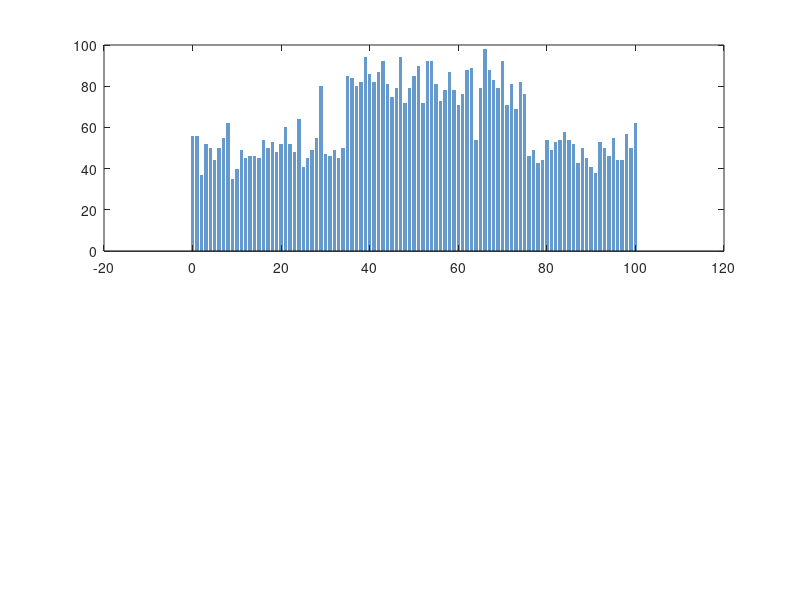

The MATLAB script that drew this image: (Note: this script raises an error after producing the figure.)
%%% Paper-2-Graph_4
clear; clc; close all;

%Input Parameter
T = 100;                  
dt = 1;                  
time = 0:dt:T;
N = length(time);


lambda_0 = 50;            % Noise EPS
lambda_A = 30;            
lambda_1 = lambda_0 + lambda_A; % Elevated EPS


P_d = 0.90;               % True Positive Rate / Sensitivity
P_fp = 0.03;              % False Positive Rate / Noise Floor

% Stackelberg Game Parameters (These are estimate values)
C_D = 15;                 % Operational Containment cost
P_E = 0.739;              % CVSS v3.1 Exploitability Probability (This was calculated using equation 1 and 2
E_L_FAIR = 92.58;         % Expected FAIR Loss

% Calculate mu^*
mu_star = C_D / (P_E * E_L_FAIR); % From equation 17


attack_start = 35;
attack_end = 75;


pi_0 = 0.02;             
mu = zeros(1, N);
mu(1) = pi_0;

EPS_observed = zeros(1, N);
action_triggered = zeros(1, N); 

rng(42); 

for t = 1:N-1
    currentTime = time(t);
    
    % These if-else is to determine when to use what value of lambda
    if currentTime >= attack_start && currentTime <= attack_end
        current_lambda = lambda_1; % Active Attack State (\theta_1)
    else
        current_lambda = lambda_0; % Normal Noise State (\theta_0)
    end
    
    % Generate Poisson log event with matlab built in 
    EPS_observed(t) = poissrnd(current_lambda * dt);
    
    % Evaluate z_t with EPS
    if EPS_observed(t) > poissinv(0.95, lambda_0 * dt)
        z_t = 1; % Alert Fired
    else
        z_t = 0; % Quiet State
    end
    
    % If_else for updating  Step
    if z_t == 1
        num = P_d * mu(t);
        den = (P_d * mu(t)) + (P_fp * (1 - mu(t)));
    else
        num = (1 - P_d) * mu(t);
        den = ((1 - P_d) * mu(t)) + ((1 - P_fp) * (1 - mu(t)));
    end
    
    
    mu(t+1) = num / den;
    
    
    if mu(t+1) >= mu_star
        action_triggered(t+1) = 1; % Trigger Automated Containment
    else
        action_triggered(t+1) = 0; % Keep Passive Operational Posture
    end
end
EPS_observed(N) = poissrnd(lambda_0 * dt);


figure('Color', [1 1 1], 'Position', [100 100 800 600]);


subplot(2,1,1);
bar(time, EPS_observed, 'FaceColor', [0.4 0.6 0.8], 'EdgeColor', 'none');
hold on;
yline(lambda_0, '--k', 'Baseline Noise (\lambda_0 = 50 EPS)', 'LineWidth', 1.5, 'LabelHorizontalAlignment', 'left');
yline(lambda_1, '--r', 'Attack Signature (\lambda_1 = 80 EPS)', 'LineWidth', 1.5, 'LabelHorizontalAlignment', 'left');
xregion(attack_start, attack_end, 'FaceColor', [1 0.8 0.8], 'FaceAlpha', 0.4);
ylabel('Ingested Telemetry [EPS]');
title('A. Dynamic SIEM Ingestion Stream (Events Per Second)');
grid on;
legend('Observed EPS', 'Location', 'northeast');


subplot(2,1,2);
plot(time, mu, 'b-', 'LineWidth', 2.5);
hold on;
xline_obj = yline(mu_star, '--m', sprintf(' Stackelberg Threshold \\mu^* = %.3f', mu_star), ...
    'LineWidth', 2, 'LabelHorizontalAlignment', 'left', 'LabelVerticalAlignment', 'bottom');
xregion(attack_start, attack_end, 'FaceColor', [1 0.8 0.8], 'FaceAlpha', 0.4);

trigger_idx = find(action_triggered == 1, 1, 'first');
if ~isempty(trigger_idx)
    plot(time(trigger_idx), mu(trigger_idx), 'ro', 'MarkerSize', 10, 'MarkerFaceColor', 'r');
    text(time(trigger_idx) + 2, mu(trigger_idx) - 0.08, ...
        sprintf('Automated Containment Triggered (t = %ds)', time(trigger_idx)), ...
        'FontWeight', 'bold', 'Color', 'r');
end

xlabel('Time [Seconds]');
ylabel('Posterior Attack Belief \mu(t)');
title('B. Dynamic Bayesian State Updating & Automated Game Control Execution');
ylim([0 1.05]);
grid on;
legend('Posterior Belief \mu(t)', 'Critical Decision Threshold', 'Location', 'northwest');
